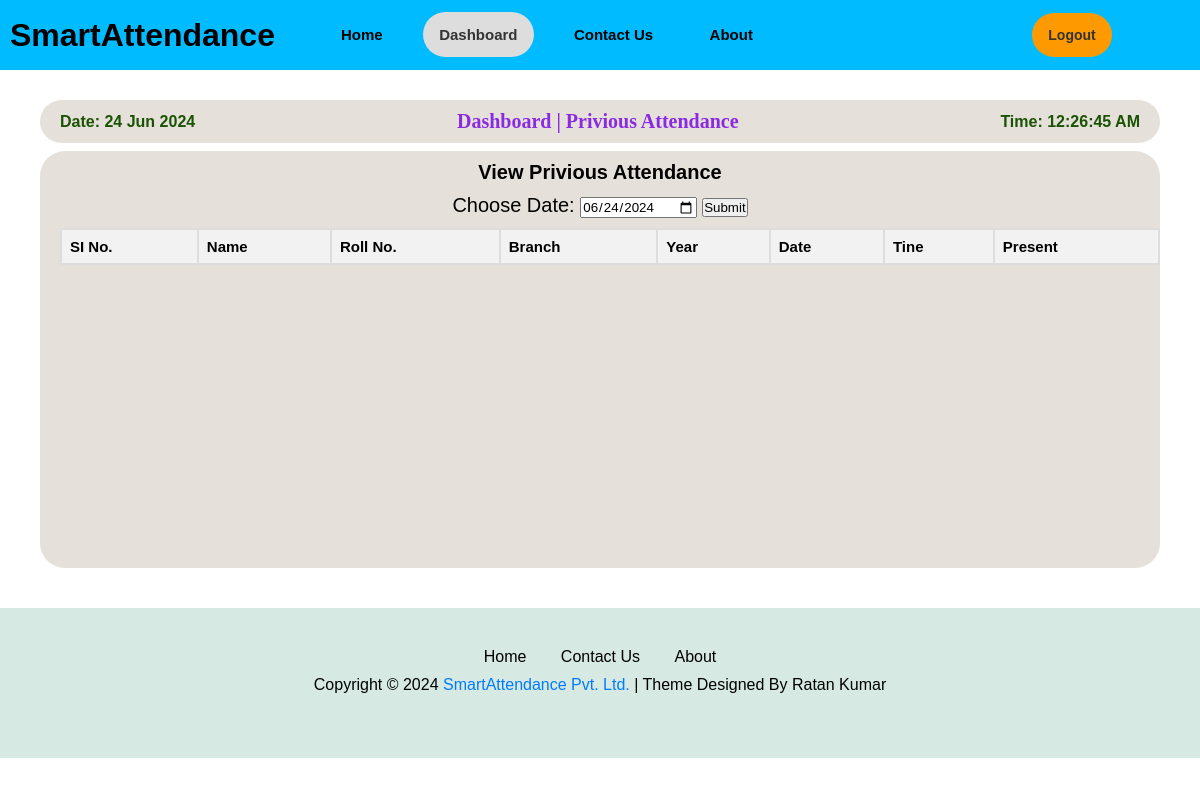
Before: /pre_attendance (signed in) with the older database file.
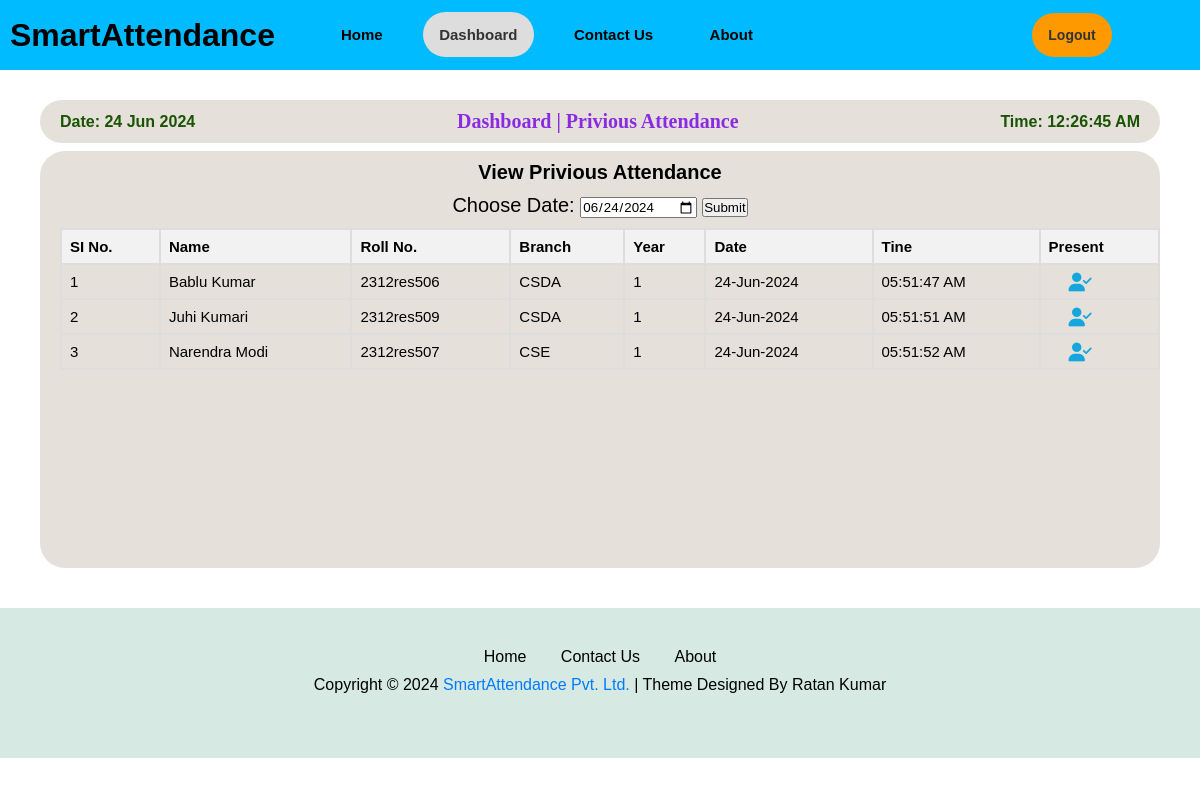
After: the same page with the newer database file.
### app.py (models this page shows, shortened)
class Attendance(db.Model):
    atten_id = db.Column(db.Integer, primary_key=True)
    user_id = db.Column(db.Integer, db.ForeignKey('user.id'), nullable=False)
    st_name = db.Column(db.String(100), nullable=False)  # Added student name attribute
    roll_no = db.Column(db.String(100), nullable=False)  # Added roll_no attribute
    branch = db.Column(db.String(100), nullable=False)  # Added branch attribute
    year = db.Column(db.String(100), nullable=False)  # Added year attribute
    date = db.Column(db.String(20), nullable=False)
    time = db.Column(db.String(20), nullable=False)
    user = db.relationship('User', backref=db.backref('attendances', lazy=True))

### app.py (the view)
@app.route('/pre_attendance', methods=['GET', 'POST'])
def dashboard_pre_attendance():
    if 'email' in session:
        user = User.query.filter_by(email=session['email']).first()
        today_date = datetime.datetime.now().strftime('%Y-%m-%d') # in YY/MM/DD Formate
        date = datetime.datetime.now().strftime("%d-%b-%Y") # in DD/MM/YY Formate
        today_atten = Attendance.query.filter_by(user_id = user.id, date=date).all()
        if request.method == 'POST':
            date = request.form['date']
            today_date = date
            date = datetime.datetime.strptime(date, "%Y-%m-%d").strftime("%d-%b-%Y")
            today_atten = Attendance.query.filter_by(user_id=user.id, date=date).all()
        return render_template('pre_attendance.html', active_page='dashboard', user=user, today_atten=today_atten,  title='Dashboard', today_date=today_date)
    else:
        flash('You need to login first.', 'error')
        return redirect('/login')

### templates/pre_attendance.html (shortened to what this page needs)
{% extends "layout.html" %}
{% block content %}
<link rel="stylesheet" href="{{ url_for('static', filename='pre_attendance.css') }}">
<div class="main-page">
    <div class="dashboard-page">
        <div class="Dashboard-menu-header">
            <h7 id="today_date">Date: {{ today_date }}</h7>
            <h1>Dashboard | Privious Attendance</h1>
            <h7 id="today_time">Time: {{ today_time }}</h7>
        </div>
        <div class="Dashboard-menu2">
            <h1>View Privious Attendance</h1>
            <form action="/pre_attendance" method="post">
                <label for="">Choose Date:</label>
                <input type="date" id="birthday" name="date", value="{{today_date}}">
                <input type="submit">
            </form>
            <div class="attendance-table">
                <table>
                    <thead>
                        <tr>
                            <th>SI No.</th>
                            <th>Name</th>
                            <th>Roll No.</th>
                            <th>Branch</th>
                            <th>Year</th>
                            <th>Date</th>
                            <th>Tine</th>
                            <th>Present</th>
                        </tr>
                    </thead>
                    <tbody id="student-data">
                        {% for atten in today_atten %}
                            <tr>
                                <td>{{ loop.index }}</td>
                                <td>{{ atten.st_name }}</td>
                                <td>{{ atten.roll_no }}</td>
                                <td>{{ atten.branch }}</td>
                                <td>{{ atten.year }}</td>
                                <td>{{ atten.date }}</td>
                                <td>{{ atten.time }}</td>
                                <td></td>
                            </tr>
                        {% endfor %}
                    </tbody>
                </table>
            </div>
        </div>
    </div>
</div>
{% endblock %}

Changed rows visible on the page:
added Attendance: st_name "Bablu Kumar", roll_no "2312res506", branch "CSDA", year "1", date "24-Jun-2024", time "05:51:47 AM"
added Attendance: st_name "Juhi Kumari", roll_no "2312res509", branch "CSDA", year "1", date "24-Jun-2024", time "05:51:51 AM"
added Attendance: st_name "Narendra Modi", roll_no "2312res507", branch "CSE", year "1", date "24-Jun-2024", time "05:51:52 AM"
